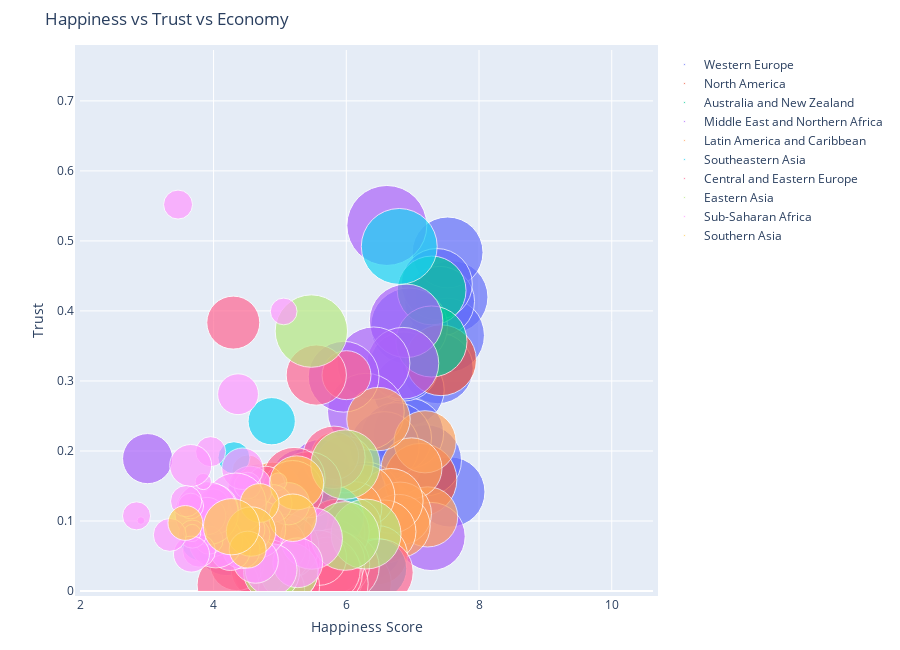

Notebook code cell kept with this figure:
### Code cell
import warnings
warnings.filterwarnings('ignore')

figure = bubbleplot(dataset = data_2015, x_column = 'Happiness Score', y_column = 'Trust (Government Corruption)', 
    bubble_column = 'Country', size_column = 'Economy (GDP per Capita)', color_column = 'Region', 
    x_title = "Happiness Score", y_title = "Trust", title = 'Happiness vs Trust vs Economy',
    x_logscale = False, scale_bubble = 1, height = 650)

py.iplot(figure, config={'scrollzoom': True})

### Figure 1 — Plotly figure (JSON) as saved in the notebook; plotly's stock layout.template omitted (floating-point values rounded to 4 significant figures)
{"data": [{"marker": {"size": [1.397, 1.302, 1.325, 1.459, 1.29, 1.329, 1.332, 1.337, 1.564, 1.336, 1.308, 1.266, 1.328, 1.278, 1.23, 1.207, 1.251, 1.208, 1.208, 1.16, 1.154], "sizemode": "area", "sizeref": 0.0005283}, "mode": "markers", "name": "Western Europe", "text": ["Switzerland", "Iceland", "Denmark", "Norway", "Finland", "Netherlands", "Sweden", "Austria", "Luxembourg", "Ireland", "Belgium", "United Kingdom", "Germany", "France", "Spain", "Malta", "Italy", "North Cyprus", "Cyprus", "Portugal", "Greece"], "type": "scatter", "x": [7.587, 7.561, 7.527, 7.522, 7.406, 7.378, 7.364, 7.2, 6.946, 6.94, 6.937, 6.867, 6.75, 6.575, 6.329, 6.302, 5.948, 5.695, 5.689, 5.102, 4.857], "y": [0.4198, 0.1414, 0.4836, 0.365, 0.4137, 0.3181, 0.4384, 0.1868, 0.378, 0.287, 0.2254, 0.3207, 0.2184, 0.2065, 0.06398, 0.1359, 0.02901, 0.1428, 0.06146, 0.01078, 0.01397]}, {"marker": {"size": [1.326, 1.395], "sizemode": "area", "sizeref": 0.0005283}, "mode": "markers", "name": "North America", "text": ["Canada", "United States"], "type": "scatter", "x": [7.427, 7.119], "y": [0.3296, 0.1589]}, {"marker": {"size": [1.25, 1.334], "sizemode": "area", "sizeref": 0.0005283}, "mode": "markers", "name": "Australia and New Zealand", "text": ["New Zealand", "Australia"], "type": "scatter", "x": [7.286, 7.284], "y": [0.4292, 0.3564]}, {"marker": {"size": [1.229, 1.427, 1.36, 1.69, 1.395, 1.554, 1.324, 1.131, 0.9393, 1.061, 0.902, 0.7348, 1.026, 0.8811, 0.5987, 1.009, 0.9855, 0.8818, 0.5465, 0.6632], "sizemode": "area", "sizeref": 0.0005283}, "mode": "markers", "name": "Middle East and Northern Africa", "text": ["Israel", "United Arab Emirates", "Oman", "Qatar", "Saudi Arabia", "Kuwait", "Bahrain", "Libya", "Algeria", "Turkey", "Jordan", "Morocco", "Lebanon", "Tunisia", "Palestinian Territories", "Iran", "Iraq", "Egypt", "Yemen", "Syria"], "type": "scatter", "x": [7.278, 6.901, 6.853, 6.611, 6.411, 6.295, 5.96, 5.754, 5.605, 5.332, 5.192, 5.013, 4.839, 4.739, 4.715, 4.686, 4.677, 4.194, 4.077, 3.006], "y": [0.07785, 0.3858, 0.3252, 0.5221, 0.3252, 0.2561, 0.306, 0.1102, 0.1738, 0.1575, 0.1429, 0.08546, 0.04582, 0.06358, 0.129, 0.05863, 0.1379, 0.06324, 0.07854, 0.1891]}, {"marker": {"size": [0.9558, 1.021, 0.9812, 1.044, 1.064, 1.107, 1.054, 1.062, 0.9186, 0.9953, 1.212, 0.7645, 0.7455, 0.864, 0.6813, 0.7599, 0.5933, 0.9002, 0.8104, 0.8954, 0.5953, 0.2667], "sizemode": "area", "sizeref": 0.0005283}, "mode": "markers", "name": "Latin America and Caribbean", "text": ["Costa Rica", "Mexico", "Brazil", "Venezuela", "Panama", "Chile", "Argentina", "Uruguay", "Colombia", "Suriname", "Trinidad and Tobago", "El Salvador", "Guatemala", "Ecuador", "Bolivia", "Paraguay", "Nicaragua", "Peru", "Jamaica", "Dominican Republic", "Honduras", "Haiti"], "type": "scatter", "x": [7.226, 7.187, 6.983, 6.81, 6.786, 6.67, 6.574, 6.485, 6.477, 6.269, 6.168, 6.13, 6.123, 5.975, 5.89, 5.878, 5.828, 5.824, 5.709, 4.885, 4.788, 4.518], "y": [0.1058, 0.2131, 0.1752, 0.1107, 0.0927, 0.1287, 0.08484, 0.2456, 0.0512, 0.1363, 0.0114, 0.1178, 0.09472, 0.1809, 0.088, 0.08242, 0.1932, 0.05989, 0.02299, 0.1423, 0.06825, 0.1718]}, {"marker": {"size": [1.522, 0.9669, 1.125, 0.8283, 0.6322, 0.7053, 0.5907, 0.2711, 0.4604], "sizemode": "area", "sizeref": 0.0005283}, "mode": "markers", "name": "Southeastern Asia", "text": ["Singapore", "Thailand", "Malaysia", "Indonesia", "Vietnam", "Philippines", "Laos", "Myanmar", "Cambodia"], "type": "scatter", "x": [6.798, 6.455, 5.77, 5.399, 5.36, 5.073, 4.876, 4.307, 3.819], "y": [0.4921, 0.03187, 0.105, 0, 0.1044, 0.1228, 0.2425, 0.1903, 0.07247]}, {"marker": {"size": [1.179, 0.6324, 1.169, 0.5945, 1.123, 1.185, 1.147, 1.032, 1.126, 1.083, 1.138, 0.8015, 0.9585, 1.152, 0.4743, 1.024, 0.9744, 1.043, 0.9205, 1.113, 0.9185, 0.8787, 0.8322, 1.121, 0.3905, 0.7991, 0.7682, 0.7419, 1.012], "sizemode": "area", "sizeref": 0.0005283}, "mode": "markers", "name": "Central and Eastern Europe", "text": ["Czech Republic", "Uzbekistan", "Slovakia", "Moldova", "Kazakhstan", "Slovenia", "Lithuania", "Belarus", "Poland", "Croatia", "Russia", "Kosovo", "Turkmenistan", "Estonia", "Kyrgyzstan", "Azerbaijan", "Montenegro", "Romania", "Serbia", "Latvia", "Macedonia", "Albania", "Bosnia and Herzegovina", "Hungary", "Tajikistan", "Ukraine", "Armenia", "Georgia", "Bulgaria"], "type": "scatter", "x": [6.505, 6.003, 5.995, 5.889, 5.855, 5.848, 5.833, 5.813, 5.791, 5.759, 5.716, 5.589, 5.548, 5.429, 5.286, 5.212, 5.192, 5.124, 5.123, 5.098, 5.007, 4.959, 4.949, 4.8, 4.786, 4.681, 4.35, 4.297, 4.218], "y": [0.02652, 0.3083, 0.03431, 0.01615, 0.08454, 0.03787, 0.01031, 0.1909, 0.04212, 0.0243, 0.03005, 0.04741, 0.3084, 0.1518, 0.04232, 0.1606, 0.143, 0.00649, 0.02617, 0.06332, 0.05327, 0.06413, 0.00227, 0.02758, 0.1507, 0.02961, 0.039, 0.3833, 0.00872]}, {"marker": {"size": [1.291, 1.271, 1.245, 1.386, 0.8901, 0.8282], "sizemode": "area", "sizeref": 0.0005283}, "mode": "markers", "name": "Eastern Asia", "text": ["Taiwan", "Japan", "South Korea", "Hong Kong", "China", "Mongolia"], "type": "scatter", "x": [6.298, 5.987, 5.984, 5.474, 5.14, 4.874], "y": [0.08129, 0.1806, 0.07857, 0.3712, 0.02781, 0.02666]}, {"marker": {"size": [1.008, 0.6543, 0.4704, 0.1885, 0.08308, 0.3755, 0.7121, 0.9205, 0.5456, 0.271, 0.0712, 0.5211, 0, 0.1907, 0.3302, 0.4541, 0.3647, 0.4402, 0.9936, 0.01604, 0.4225, 0.7578, 0.2607, 0.6787, 0.2391, 0.211, 0.365, 1.06, 0.0694, 0.2852, 0.2082, 0.0785, 0.3419, 0.1742, 0.4653, 0.2581, 0.2221, 0.2867, 0.0153, 0.2087], "sizemode": "area", "sizeref": 0.0005283}, "mode": "markers", "name": "Sub-Saharan Africa", "text": ["Mauritius", "Nigeria", "Zambia", "Somaliland region", "Mozambique", "Lesotho", "Swaziland", "South Africa", "Ghana", "Zimbabwe", "Liberia", "Sudan", "Congo (Kinshasa)", "Ethiopia", "Sierra Leone", "Mauritania", "Kenya", "Djibouti", "Botswana", "Malawi", "Cameroon", "Angola", "Mali", "Congo (Brazzaville)", "Comoros", "Uganda", "Senegal", "Gabon", "Niger", "Tanzania", "Madagascar", "Central African Republic", "Chad", "Guinea", "Ivory Coast", "Burkina Faso", "Rwanda", "Benin", "Burundi", "Togo"], "type": "scatter", "x": [5.477, 5.268, 5.129, 5.057, 4.971, 4.898, 4.867, 4.642, 4.633, 4.61, 4.571, 4.55, 4.517, 4.512, 4.507, 4.436, 4.419, 4.369, 4.332, 4.292, 4.252, 4.033, 3.995, 3.989, 3.956, 3.931, 3.904, 3.896, 3.845, 3.781, 3.681, 3.678, 3.667, 3.656, 3.655, 3.587, 3.465, 3.34, 2.905, 2.839], "y": [0.07521, 0.0403, 0.1247, 0.3993, 0.156, 0.125, 0.0306, 0.08884, 0.04355, 0.08079, 0.06232, 0.1466, 0.07625, 0.1505, 0.08786, 0.1746, 0.05839, 0.2811, 0.1247, 0.06977, 0.05786, 0.07122, 0.1235, 0.1169, 0.199, 0.07267, 0.1071, 0.1109, 0.1564, 0.05747, 0.08124, 0.08289, 0.05269, 0.1214, 0.1792, 0.1283, 0.5519, 0.0801, 0.1006, 0.1073]}, {"marker": {"size": [0.7704, 0.5954, 0.3975, 0.645, 0.36, 0.8352, 0.3198], "sizemode": "area", "sizeref": 0.0005283}, "mode": "markers", "name": "Southern Asia", "text": ["Bhutan", "Pakistan", "Bangladesh", "India", "Nepal", "Sri Lanka", "Afghanistan"], "type": "scatter", "x": [5.253, 5.194, 4.694, 4.565, 4.514, 4.271, 3.575], "y": [0.1545, 0.1046, 0.1257, 0.08492, 0.05907, 0.09179, 0.09719]}], "layout": {"height": 650, "hovermode": "closest", "margin": {"b": 50, "pad": 5, "t": 50}, "showlegend": true, "title": {"text": "Happiness vs Trust vs Economy"}, "xaxis": {"autorange": false, "range": [1.987, 10.62], "title": {"text": "Happiness Score"}}, "yaxis": {"autorange": false, "range": [0, 0.7727], "title": {"text": "Trust"}}}}
